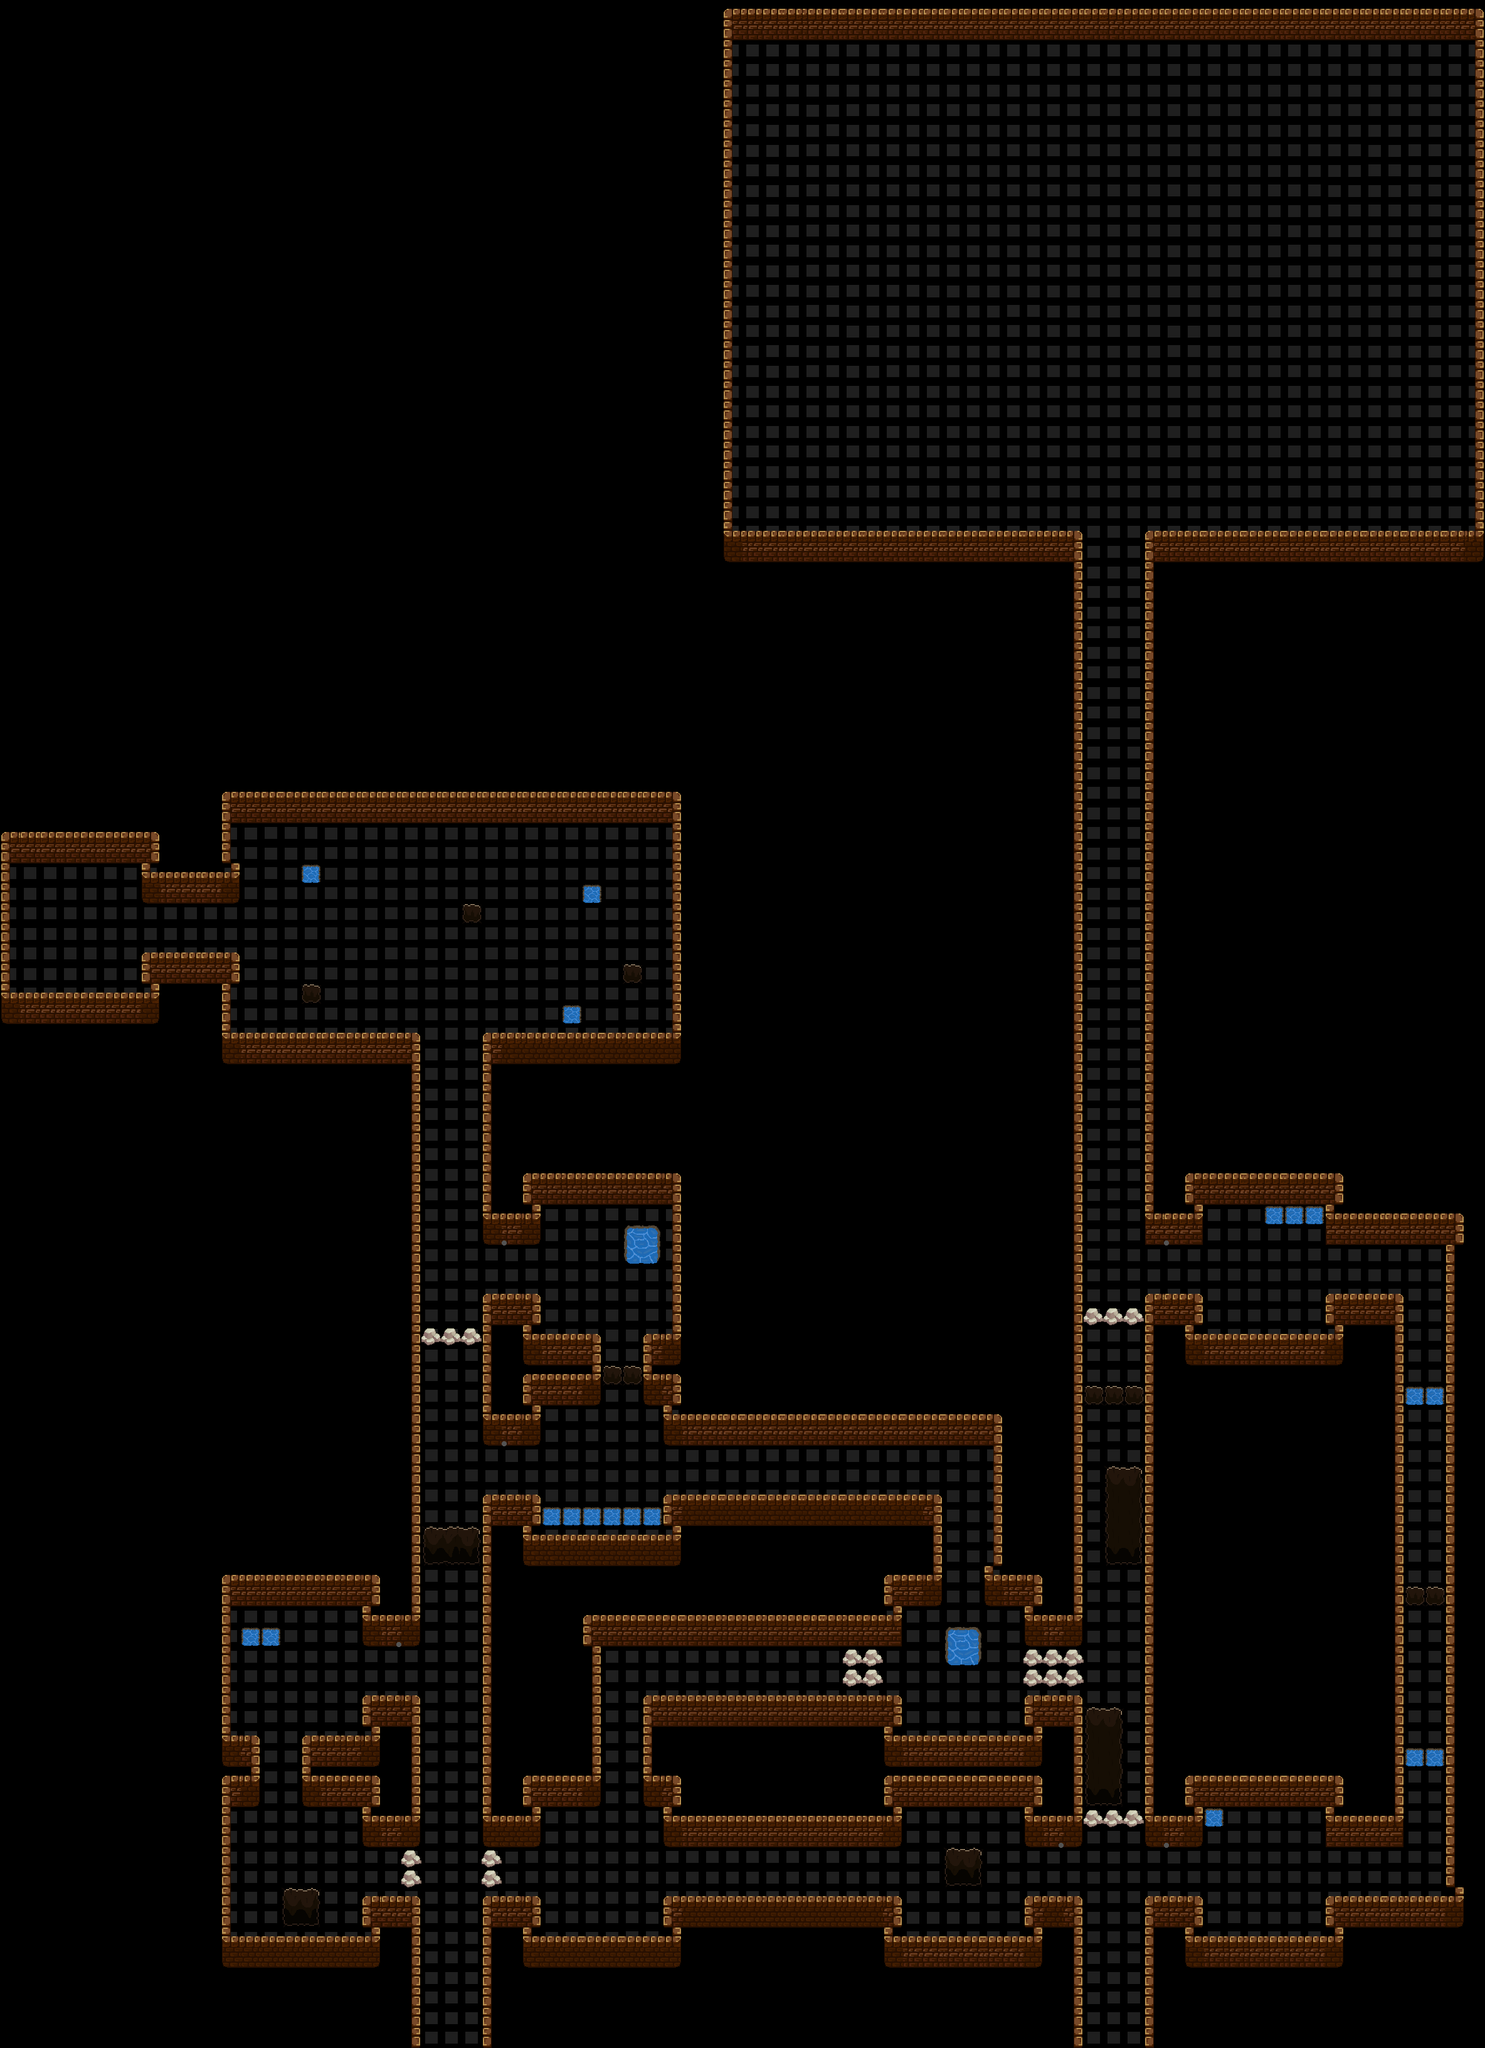

The image is a tile-based game level rendered from a .tmx file. Its description and source (layers, tilesets, objects; grid data summarised) follow:
An orthogonal 74x102 tile map with 32x32 px tiles, 7 tile layers (sol, grille, obstacle, eau, ...), 1 hidden layer not drawn.

<map version="1.9" tiledversion="1.9.2" orientation="orthogonal" renderorder="right-down" width="74" height="102" tilewidth="32" tileheight="32" infinite="0" nextlayerid="9" nextobjectid="1">
 <tileset firstgid="1" name="tileset" tilewidth="32" tileheight="32" tilecount="910" columns="35">
  <image source="tileset.png" width="1120" height="832" />
 </tileset>
 <imagelayer id="2" name="modele" visible="0" opacity="0.72" offsetx="96" offsety="576">
  <image source="crypte.png" width="2240" height="2656" />
 </imagelayer>
 <layer id="8" name="sol" width="74" height="102">
  <data>[7548 cells, 2483 non-empty, 4 distinct tile ids]</data>
 </layer>
 <layer id="5" name="grille" width="74" height="102">
  <data>[7548 cells, 18 non-empty, 3 distinct tile ids]</data>
 </layer>
 <layer id="1" name="obstacle" width="74" height="102">
  <data>[7548 cells, 1218 non-empty, 24 distinct tile ids]</data>
 </layer>
 <layer id="3" name="eau" width="74" height="102">
  <data>[7548 cells, 27 non-empty, 5 distinct tile ids]</data>
 </layer>
 <layer id="6" name="rocher" width="74" height="102">
  <data>[7548 cells, 23 non-empty, 1 distinct tile ids]</data>
 </layer>
 <layer id="4" name="trou" width="74" height="102">
  <data>[7548 cells, 44 non-empty, 9 distinct tile ids]</data>
 </layer>
 <layer id="7" name="deco" width="74" height="102">
  <data>[7548 cells, 6 non-empty, 1 distinct tile ids]</data>
 </layer>
</map>